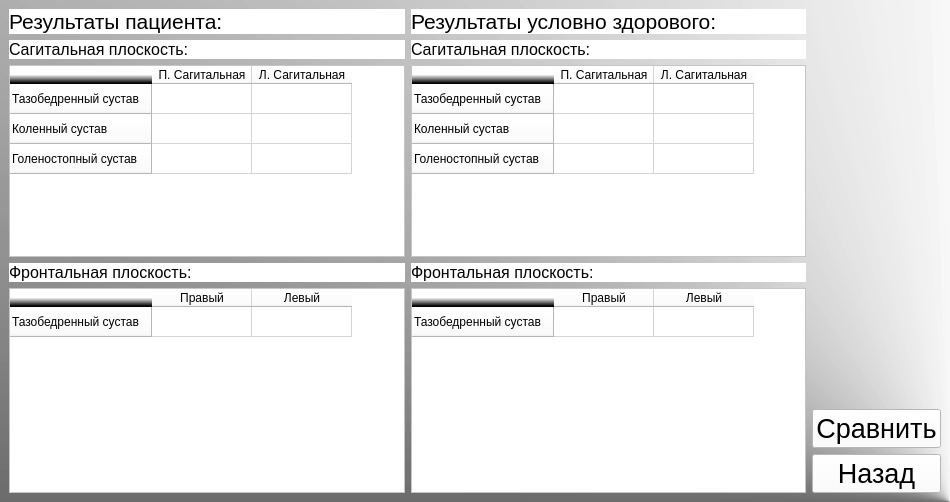
<?xml version="1.0" encoding="UTF-8"?>
<ui version="4.0">
 <class>MainWindow</class>
 <widget class="QMainWindow" name="MainWindow">
  <property name="geometry">
   <rect>
    <x>0</x>
    <y>0</y>
    <width>950</width>
    <height>502</height>
   </rect>
  </property>
  <property name="windowTitle">
   <string>MainWindow</string>
  </property>
  <property name="styleSheet">
   <string notr="true">background-color: qconicalgradient(cx:1, cy:1, angle:263.8, stop:0.505682 rgba(255, 255, 255, 207), stop:1 rgba(0, 0, 0, 255));</string>
  </property>
  <widget class="QWidget" name="centralwidget">
   <layout class="QVBoxLayout" name="verticalLayout_8">
    <item>
     <layout class="QHBoxLayout" name="horizontalLayout_2">
      <item>
       <layout class="QHBoxLayout" name="horizontalLayout">
        <item>
         <layout class="QVBoxLayout" name="verticalLayout_3">
          <item>
           <layout class="QVBoxLayout" name="verticalLayout_2">
            <item>
             <widget class="QLabel" name="label_3">
              <property name="font">
               <font>
                <pointsize>16</pointsize>
               </font>
              </property>
              <property name="styleSheet">
               <string notr="true">background-color: rgb(255, 255, 255);</string>
              </property>
              <property name="text">
               <string>Результаты пациента:      </string>
              </property>
             </widget>
            </item>
            <item>
             <widget class="QLabel" name="label">
              <property name="font">
               <font>
                <pointsize>12</pointsize>
               </font>
              </property>
              <property name="styleSheet">
               <string notr="true">background-color: rgb(255, 255, 255);</string>
              </property>
              <property name="text">
               <string>Сагитальная плоскость:</string>
              </property>
             </widget>
            </item>
            <item>
             <widget class="QTableWidget" name="tableWidget">
              <property name="styleSheet">
               <string notr="true">background-color: rgb(255, 255, 255);</string>
              </property>
              <row>
               <property name="text">
                <string>Тазобедренный сустав</string>
               </property>
              </row>
              <row>
               <property name="text">
                <string>Коленный сустав</string>
               </property>
              </row>
              <row>
               <property name="text">
                <string>Голеностопный сустав</string>
               </property>
              </row>
              <column>
               <property name="text">
                <string>П. Сагитальная</string>
               </property>
              </column>
              <column>
               <property name="text">
                <string>Л. Сагитальная</string>
               </property>
              </column>
             </widget>
            </item>
           </layout>
          </item>
          <item>
           <layout class="QVBoxLayout" name="verticalLayout">
            <item>
             <widget class="QLabel" name="label_2">
              <property name="font">
               <font>
                <pointsize>12</pointsize>
               </font>
              </property>
              <property name="styleSheet">
               <string notr="true">background-color: rgb(255, 255, 255);</string>
              </property>
              <property name="text">
               <string>Фронтальная плоскость:</string>
              </property>
             </widget>
            </item>
            <item>
             <widget class="QTableWidget" name="tableWidget_2">
              <property name="styleSheet">
               <string notr="true">background-color: rgb(255, 255, 255);</string>
              </property>
              <row>
               <property name="text">
                <string>Тазобедренный сустав</string>
               </property>
              </row>
              <column>
               <property name="text">
                <string>Правый</string>
               </property>
              </column>
              <column>
               <property name="text">
                <string>Левый</string>
               </property>
              </column>
             </widget>
            </item>
           </layout>
          </item>
         </layout>
        </item>
        <item>
         <layout class="QVBoxLayout" name="verticalLayout_4">
          <item>
           <layout class="QVBoxLayout" name="verticalLayout_6">
            <item>
             <layout class="QVBoxLayout" name="verticalLayout_5">
              <item>
               <widget class="QLabel" name="label_4">
                <property name="font">
                 <font>
                  <pointsize>16</pointsize>
                 </font>
                </property>
                <property name="styleSheet">
                 <string notr="true">background-color: rgb(255, 255, 255);</string>
                </property>
                <property name="text">
                 <string>Результаты условно здорового:</string>
                </property>
               </widget>
              </item>
              <item>
               <widget class="QLabel" name="label_5">
                <property name="font">
                 <font>
                  <pointsize>12</pointsize>
                 </font>
                </property>
                <property name="styleSheet">
                 <string notr="true">background-color: rgb(255, 255, 255);</string>
                </property>
                <property name="text">
                 <string>Сагитальная плоскость:</string>
                </property>
               </widget>
              </item>
              <item>
               <widget class="QTableWidget" name="tableWidget_3">
                <property name="styleSheet">
                 <string notr="true">background-color: rgb(255, 255, 255);</string>
                </property>
                <row>
                 <property name="text">
                  <string>Тазобедренный сустав</string>
                 </property>
                </row>
                <row>
                 <property name="text">
                  <string>Коленный сустав</string>
                 </property>
                </row>
                <row>
                 <property name="text">
                  <string>Голеностопный сустав</string>
                 </property>
                </row>
                <column>
                 <property name="text">
                  <string>П. Сагитальная</string>
                 </property>
                </column>
                <column>
                 <property name="text">
                  <string>Л. Сагитальная</string>
                 </property>
                </column>
               </widget>
              </item>
             </layout>
            </item>
            <item>
             <widget class="QLabel" name="label_6">
              <property name="font">
               <font>
                <pointsize>12</pointsize>
               </font>
              </property>
              <property name="styleSheet">
               <string notr="true">background-color: rgb(255, 255, 255);</string>
              </property>
              <property name="text">
               <string>Фронтальная плоскость:</string>
              </property>
             </widget>
            </item>
            <item>
             <widget class="QTableWidget" name="tableWidget_4">
              <property name="styleSheet">
               <string notr="true">background-color: rgb(255, 255, 255);</string>
              </property>
              <row>
               <property name="text">
                <string>Тазобедренный сустав</string>
               </property>
              </row>
              <column>
               <property name="text">
                <string>Правый</string>
               </property>
              </column>
              <column>
               <property name="text">
                <string>Левый</string>
               </property>
              </column>
             </widget>
            </item>
           </layout>
          </item>
         </layout>
        </item>
       </layout>
      </item>
      <item>
       <layout class="QVBoxLayout" name="verticalLayout_7">
        <item>
         <spacer name="verticalSpacer">
          <property name="orientation">
           <enum>Qt::Vertical</enum>
          </property>
          <property name="sizeHint" stdset="0">
           <size>
            <width>20</width>
            <height>40</height>
           </size>
          </property>
         </spacer>
        </item>
        <item>
         <widget class="QPushButton" name="pushButton_2">
          <property name="font">
           <font>
            <pointsize>20</pointsize>
           </font>
          </property>
          <property name="styleSheet">
           <string notr="true">background-color: rgb(255, 255, 255);</string>
          </property>
          <property name="text">
           <string>Сравнить</string>
          </property>
         </widget>
        </item>
        <item>
         <widget class="QPushButton" name="pushButton">
          <property name="font">
           <font>
            <pointsize>20</pointsize>
           </font>
          </property>
          <property name="styleSheet">
           <string notr="true">background-color: rgb(255, 255, 255);</string>
          </property>
          <property name="text">
           <string>Назад</string>
          </property>
         </widget>
        </item>
       </layout>
      </item>
     </layout>
    </item>
   </layout>
  </widget>
 </widget>
 <resources/>
 <connections/>
</ui>
